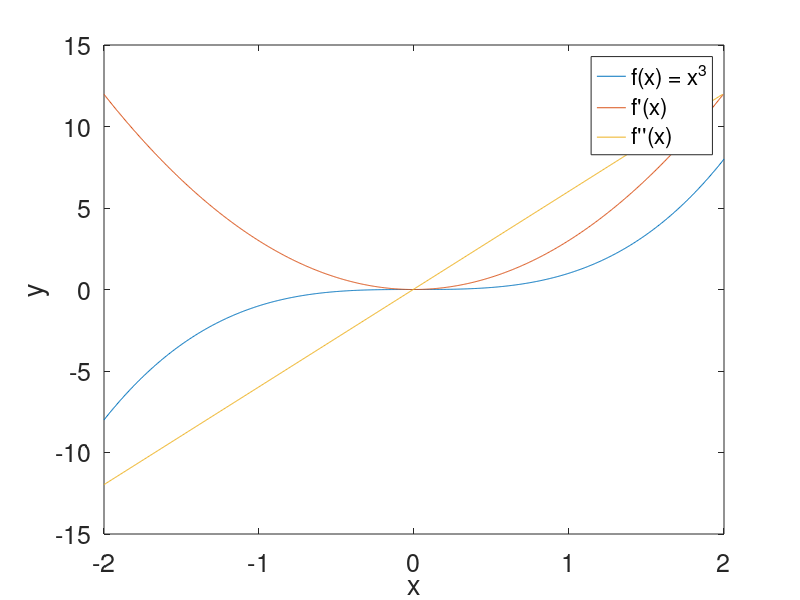

Here is the MATLAB script that generated this plot:
% Second and Third Derivatives

x = -2:0.005:2; 
y = x.^3;
m = diff(y)./diff(x);
m2 = diff(m)./diff(x(1:end-1));
plot(x,y,x(1:end-1),m,x(1:end-2),m2);
xlabel('x', 'FontSize', 18);
ylabel('y', 'FontSize', 18);
legend('f(x) = x^3','f''(x)','f''''(x)');
set(gca, 'FontSize', 18);
